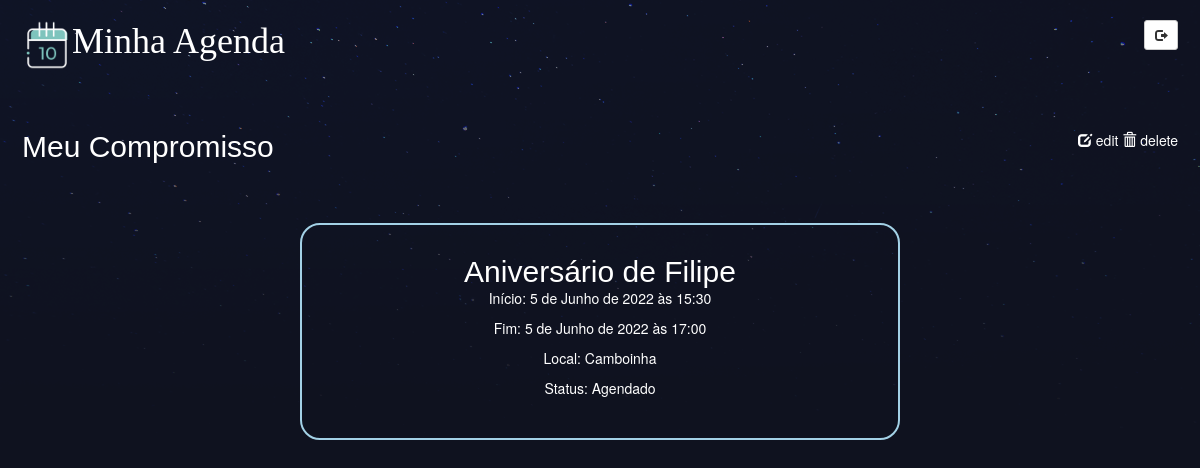
/compromissos/compromisso/11/ (signed in), run on the app's committed database.
### compromisso/models.py (models this page shows, shortened)
class Compromisso(models.Model):
    nome = models.CharField(max_length=100)
    local = models.CharField(max_length=100)
    obs = models.TextField(blank=True)
    AG = 'Agendado'
    RL = 'Realizado'
    CL = 'Cancelado'
    status = models.CharField(max_length=20, choices=[(AG, 'Agendado'), (RL, 'Realizado'), (CL, 'Cancelado')],
                              default='Agendado')
    data_inicial = models.DateTimeField()
    data_final = models.DateTimeField()
    autor = models.ForeignKey(User, default=None, on_delete=models.CASCADE)

### compromisso/views.py (the view)
# urls.py: path('compromisso/<int:comp_id>/', views.compromisso_visualiza, name="visualiza"),
@login_required(login_url="/accounts/login/")
def compromisso_visualiza(request, comp_id):
    compromisso = Compromisso.objects.get(id=comp_id)
    now = timezone.now()
    if compromisso.data_final < now:
        compromisso.status = 'Realizado'
    return render(request, 'compromisso/compromisso_visualiza.html', {'compromisso': compromisso})

### compromisso/templates/compromisso/compromisso_visualiza.html (shortened to what this page needs)
{% extends 'base_layout.html'%}
{% block content %}
<header>
        <h2>Meu Compromisso</h2>
        <nav>
        <li>
                <a class="editacomprbotao" href="{% url 'compromisso:edita' comp_id=compromisso.id %}">
                        <span class="glyphicon glyphicon-edit"></span> edit
                </a>
                <a class="excluicomprbotao" href="{% url 'compromisso:deleta' comp_id=compromisso.id %}">
                        <span class="glyphicon glyphicon-trash"></span> delete
                </a>
        </li>
        </nav>
</header>
<div class="compromisso-visualiza-wrapper">
        <div class="compromisso-visualiza">
                <h2>{{ compromisso.nome }}</h2>
                <p>Início: {{ compromisso.data_inicial }}</p>
                <p>Fim: {{ compromisso.data_final }}</p>
                <p>Local: {{ compromisso.local }}</p>
                <p>Status: {{ compromisso.status }}</p>
        </div>
</div>
{% endblock %}

### assets/styles.css (style rules this page uses)
body { background-color: #0f121f; background-image: url(/static/stars.png); background-repeat-y: no-repeat; color: #fff; padding: 0 2px 0 2px; }
.compromisso-visualiza-wrapper { display: flex; align-items: center; justify-content: center; }
.compromisso-visualiza { width: 600px; border-radius: 20px; align-self: center; text-align: center; border: 2px solid #a3d1e6; margin: 40px; padding: 30px; }
h1,h2,h3,h4,h5 { font-weight: normal; margin: 0; }
h2,h3,h4,h5 { font-family: Helvetica; }
a, a:hover, a:visited { color: #fff; text-decoration: none; }
header { display: grid; align-self: center; grid-template-columns: 1fr 1fr; padding: 20px 0; }
nav { justify-self: end; }
nav li { display: inline-block; margin-left: 20px; }

### data on the page
Compromisso: nome "Aniversário de Filipe", data_inicial "5 de Junho de 2022 às 15:30", data_final "5 de Junho de 2022 às 17:00", local "Camboinha", status "Agendado"
